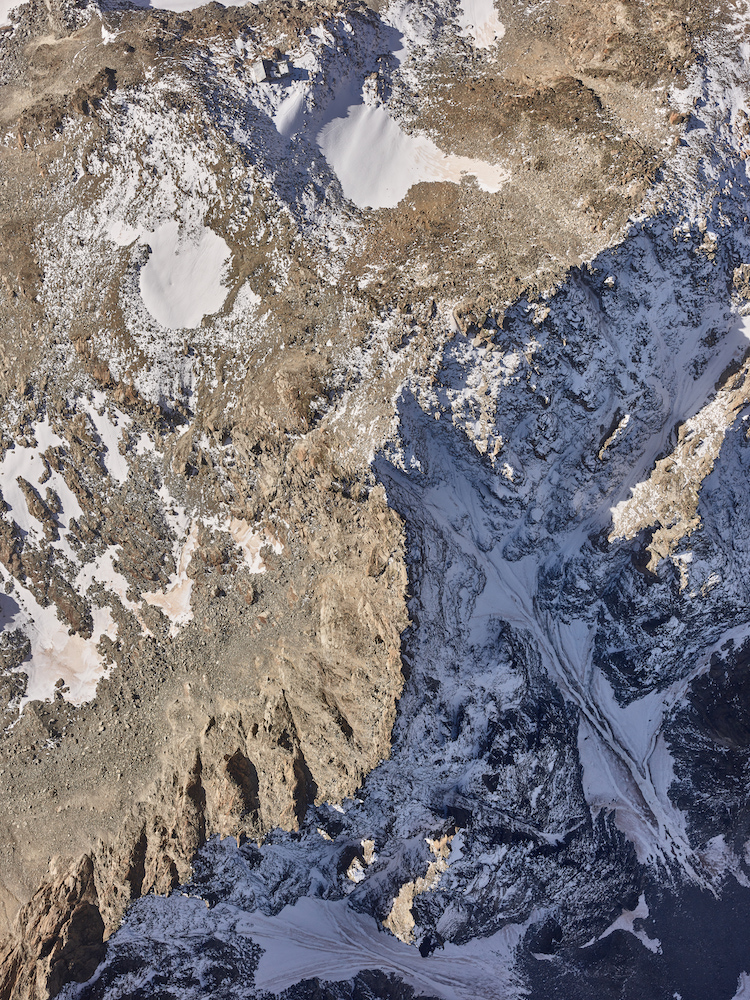
#> input picture img1.jpg, 750 x 1000 px
$ python -i helper.py   (imports and definitions only)
#> lines starting #> are read from the running program, lines starting #| are printed output that depends on the picture
import numpy as np
import matplotlib.pyplot as plt

from scipy.ndimage import convolve, zoom
from PIL import Image


class helper:
    @staticmethod
    def open_image(path):
#> called with path = 'img1.jpg'
        img_a = Image.open(path)
#> img_a is the input picture: PIL image 750x1000 RGB; mean R, G, B 126.1, 121.6, 124.9
        return np.array(img_a.convert("L")).astype("float32") / 255
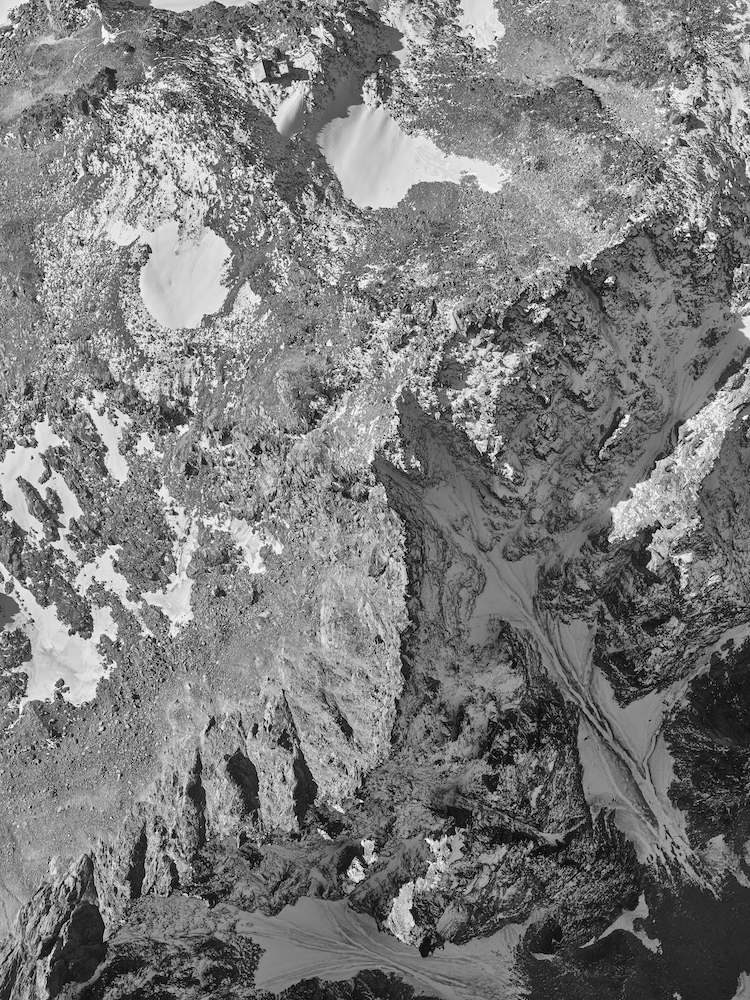
#> returned value: shape (1000, 750) float32; min 0, max 1, mean 0.484

    @staticmethod
    def plot_pyramid(pyramid):
        """Plot the image pyramid"""
        plt.figure(figsize=(15, 15))
        for i in range(len(pyramid)):
            for j in range(pyramid[i].shape[2]):
                plt.subplot(len(pyramid), pyramid[i].shape[2], i * pyramid[i].shape[2] + j + 1)
                plt.imshow(pyramid[i][:, :, j], cmap="gray")
                plt.title(f"Octave {i}, Image {j}")
                plt.axis("off")
        plt.show()

    @staticmethod
    def imshow(img):
        plt.figure(figsize=(5, 5))
        plt.imshow(img, cmap="gray")
        plt.axis("off")
        plt.show()

    @staticmethod
    def plot_image_and_keypoints(image, keypoints, title=None):
        """Plot the image and the keypoints"""
        keypoints = np.array(keypoints)
        plt.figure(figsize=(10, 10))
        plt.imshow(image[::2, ::2], cmap="gray")
        plt.scatter(keypoints[:, 1], keypoints[:, 0], c="r", s=5, marker="x")
        plt.axis("off")
        if title:
            plt.title(title)
        plt.show()

    @staticmethod
    def gaussian_filter(sigma):
        size = 2 * np.ceil(3 * sigma) + 1
        x, y = np.mgrid[-size // 2 + 1 : size // 2 + 1, -size // 2 + 1 : size // 2 + 1]
        g = np.exp(-((x**2 + y**2) / (2.0 * sigma**2))) / (2 * np.pi * sigma**2)
        return g / g.sum()

    @staticmethod
    def generate_base_image(image, sigma_in, sigma, upsample=2):
        """
        Generates the base image from the input image. This is done by upsampling the image by a factor of 2 and then applying a Gaussian blur
        """
#> called with sigma_in = 0.5, sigma = 1.6, upsample = 2
        s0 = np.sqrt(max((sigma**2) - ((upsample * sigma_in) ** 2), 0.01))
        image = zoom(image, (upsample, upsample), order=1, mode="reflect")
        kernel = helper.gaussian_filter(s0)
        blurred_image = convolve(image, kernel)

        return blurred_image

    @staticmethod
    def open_base_image(path, sigma_in=0.5, sigma=1.6, upsample=2):
        """Opens the base image"""
        image = helper.open_image(path)
        return helper.generate_base_image(image, sigma_in, sigma, upsample)

>>> result = helper().open_base_image('img1.jpg')

$ run again, on img2.jpg
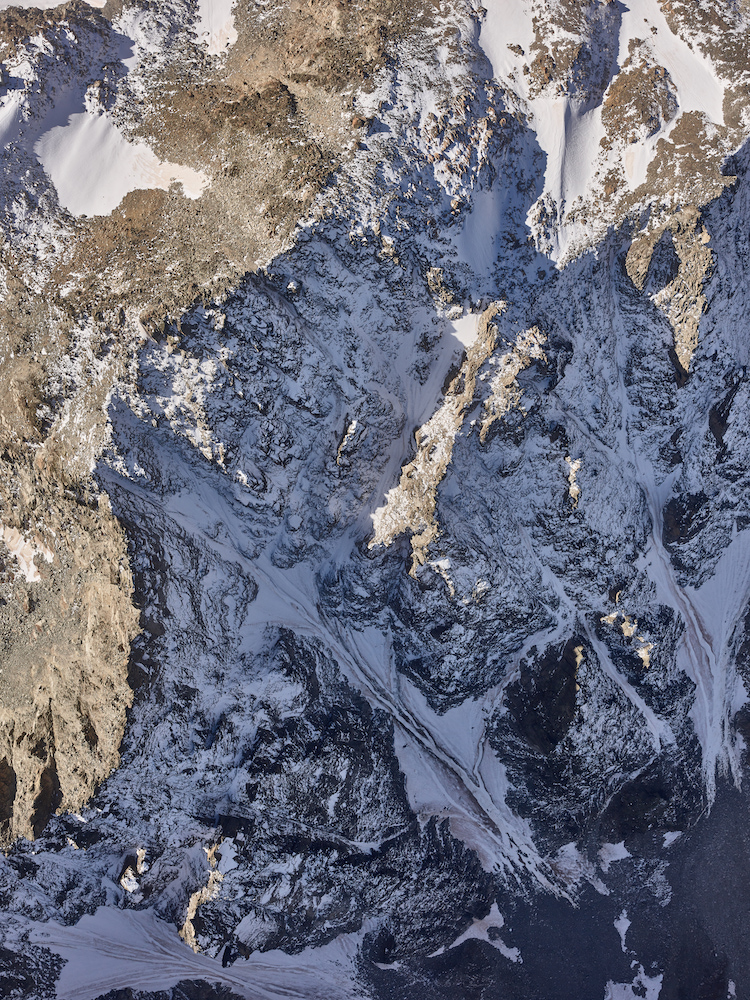
#> input picture img2.jpg, 750 x 1000 px
#> in open_image, img_a is the input picture: PIL image 750x1000 RGB; mean R, G, B 108, 109.7, 123.4
#> in open_image, `return np.array(img_a.convert("L")).astype("float32") / 255`:
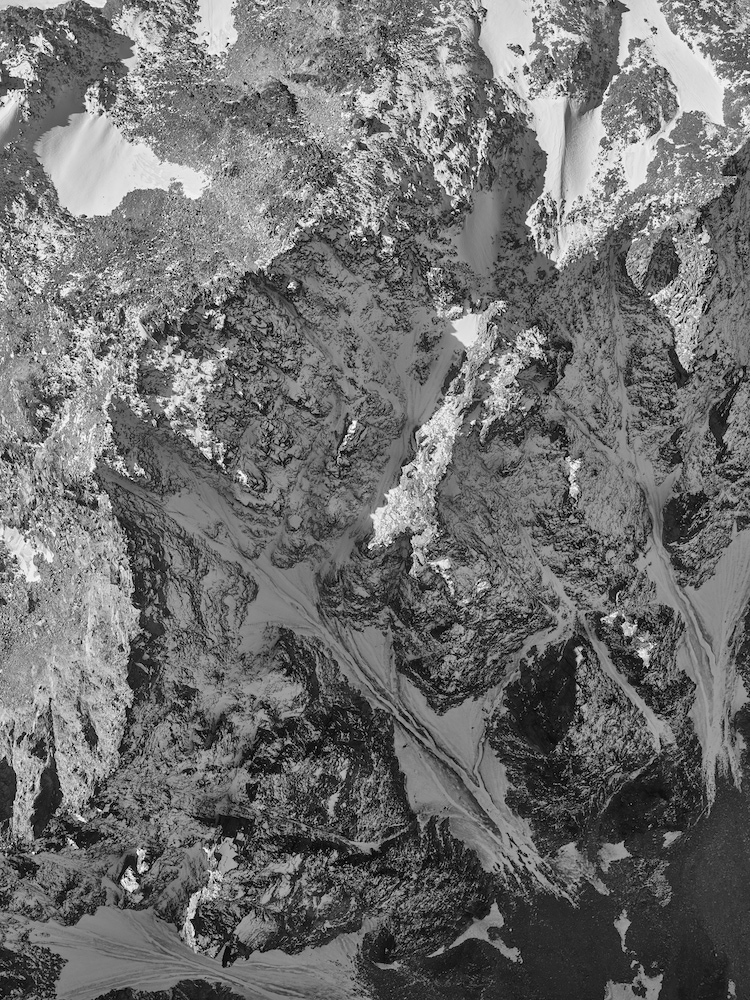
#> returned value: shape (1000, 750) float32; min 0, max 1, mean 0.434
